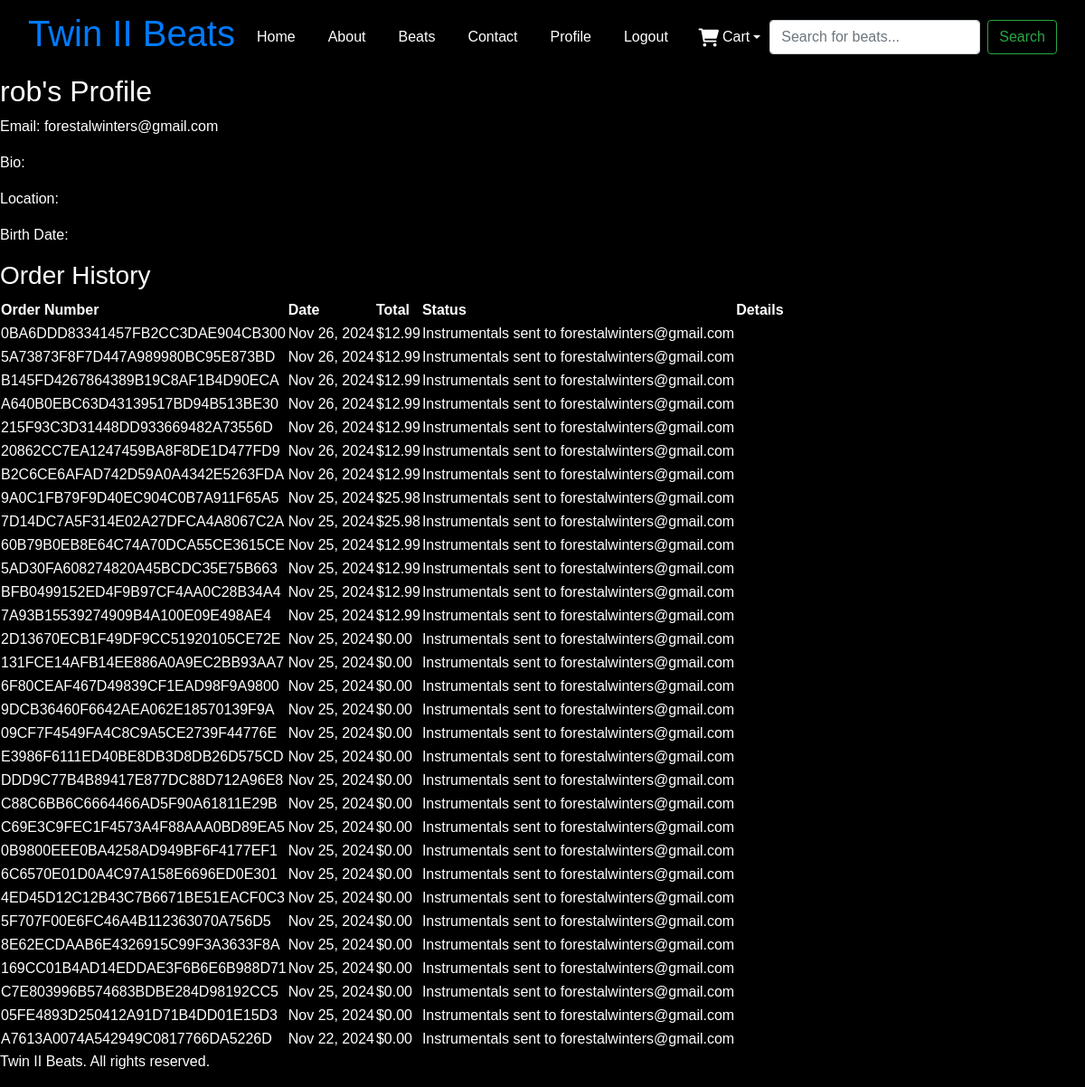
Before: /profiles/profile/ (signed in) with the older database file.
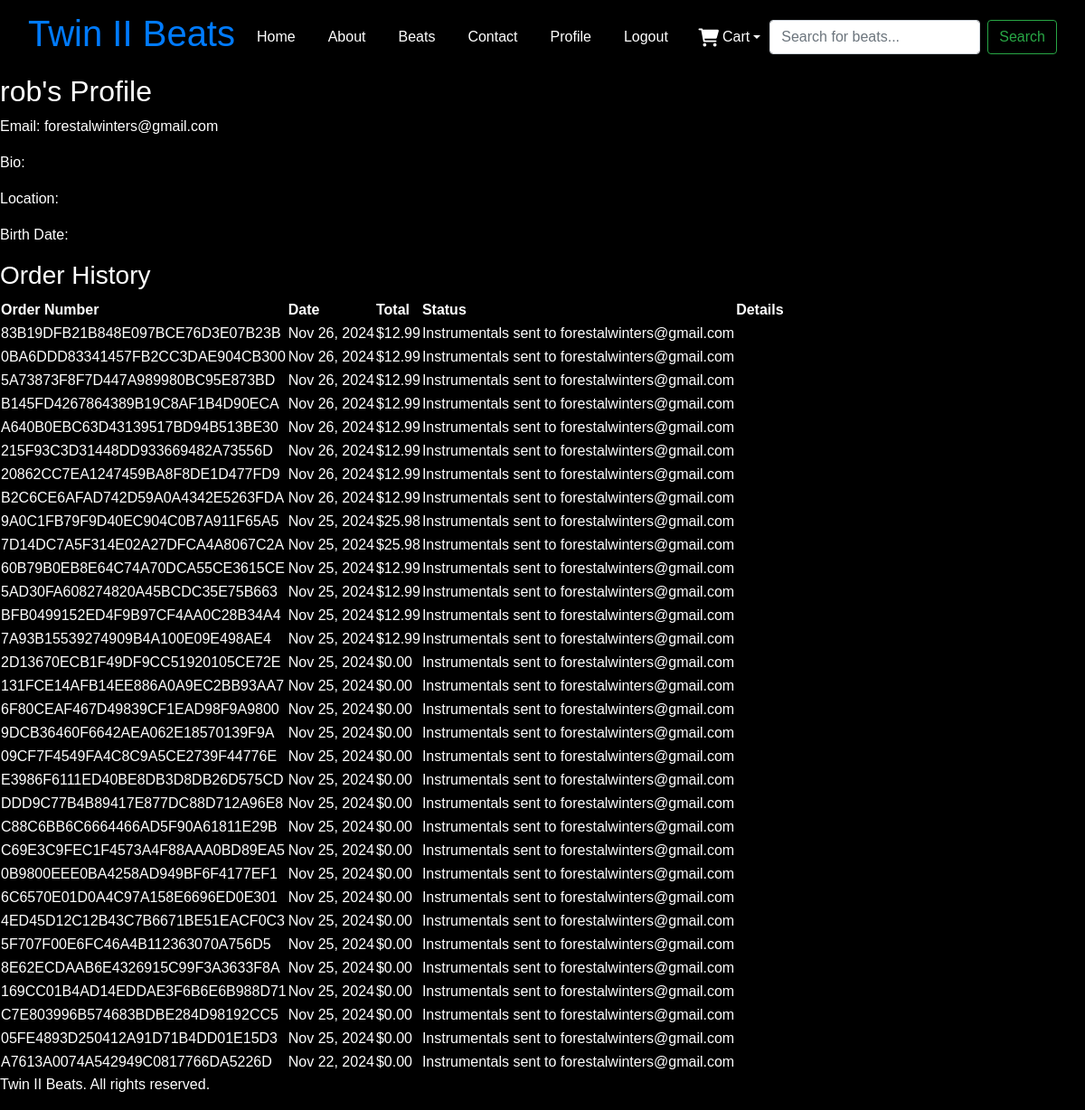
After: the same page with the newer database file.
### checkout/models.py (models this page shows, shortened)
class Order(models.Model):
    order_number = models.CharField(max_length=32, null=False, editable=False)
    full_name = models.CharField(max_length=50, null=False, blank=False)
    email = models.EmailField(max_length=254, null=False, blank=False)
    phone_number = models.CharField(max_length=20, null=False, blank=False)
    country = models.CharField(max_length=40, null=False, blank=False)
    postcode = models.CharField(max_length=20, blank=True, default="")
    town_or_city = models.CharField(max_length=20, null=False, blank=False)
    street_address1 = models.CharField(max_length=80, null=False, blank=False)
    street_address2 = models.CharField(max_length=80, blank=True, default="")
    date = models.DateTimeField(auto_now_add=True)
    order_total = models.DecimalField(max_digits=10, decimal_places=2, null=False, default=0)
    grand_total = models.DecimalField(max_digits=10, decimal_places=2, null=False, default=0)

### profiles/views.py (the view)
# urls.py: path('profile/', profile, name='profile'),  # Ensure this line is correct
@login_required
def profile(request):
    try:
        profile = request.user.profile
    except Profile.DoesNotExist:
        profile = Profile.objects.create(user=request.user)
    orders = Order.objects.filter(email=request.user.email).order_by('-date')
    return render(request, 'profile.html', {'profile': profile, 'orders': orders})

### bag/context_processors.py (called while the page is built, shortened)
def cart_items(request):
    total_quantity = 0
    total_price = 0
    cart_items = []
    bag = request.session.get('bag', {})
    return {
        'cart_items': cart_items,
        'cart_item_count': total_quantity,
        'total_quantity': total_quantity,
        'total_price': total_price,
    }

### templates/profile.html
{% extends 'base.html' %}
{% block content %}
<h2>{{ profile.user }}'s Profile</h2>
<p>Email: {{ profile.user.email }}</p>
<p>Bio: {{ profile.bio }}</p>
<p>Location: {{ profile.location }}</p>
<p>Birth Date: {{ profile.birth_date }}</p>
<h3>Order History</h3>
{% if orders %}
    <table>
        <thead>
            <tr>
                <th>Order Number</th>
                <th>Date</th>
                <th>Total</th>
                <th>Status</th>
                <th>Details</th>
            </tr>
        </thead>
        <tbody>
            {% for order in orders %}
            <tr>
                <td>{{ order.order_number }}</td>
                <td>{{ order.date | date:"M d, Y" }}</td>
                <td>${{ order.grand_total }}</td>
                <td>Instrumentals sent to {{ order.email }}</td>
            </tr>
            {% endfor %}
        </tbody>
    </table>
{% else %}
    <p>You have no past orders.</p>
{% endif %}
{% endblock %}

Changed rows visible on the page:
added Order: order_number "83B19DFB21B848E097BCE76D3E07B23B", date "Nov 26, 2024", grand_total "12.99", email "forestalwinters@gmail.com"
